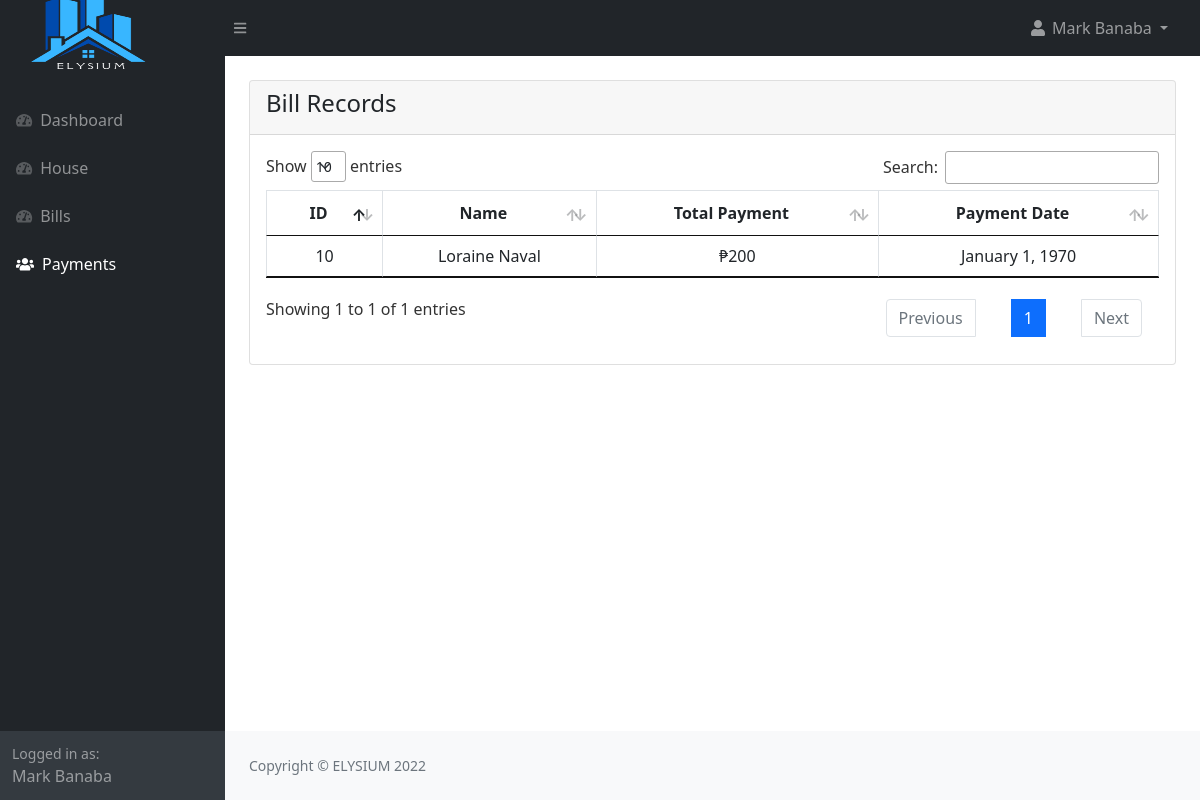
Page /tenant/payment.php (signed in) on the committed database.
### tables this page shows
CREATE TABLE `payments` (
  `payment_id` int(11) NOT NULL,
  `bill_id` int(20) NOT NULL,
  `payment_total` int(200) NOT NULL,
  `payment_desc` text NOT NULL,
  `payment_date` date NOT NULL,
  `payment_status` tinyint(1) NOT NULL,
  `created_at` timestamp NOT NULL DEFAULT current_timestamp()
);

### tenant/payment.php (the view)
<?php
include("authentication.php");
include("includes/header.php");
?>
<div class="container-fluid px-4">
    <div class="row mt-4">
        <div class="col-md-12">
            <div class="card">
                <div class="card-header">
                    <h4>Bill Records
                    </h4>
                </div>
                <div class="card-body">
                    <div class="table-responsive">
                        <table id="myDataTable" class="table table-bordered table-stripe">
                                <thead>
                                    <tr>
                                        <th class="text-center">ID</th>
                                        <th class="text-center">Name</th>
                                        <th class="text-center">Total Payment</th>
                                        <th class="text-center">Payment Date</th>
                                    </tr>
                                </thead>
                                <tbody>
                                    <?php
                                    if(isset($_SESSION['auth_user']))
                                    {
                                       $payment = "SELECT payments.*, concat(users.fname,' ',users.lname) AS name,
                                                    DATE_FORMAT(payments.payment_date, '%M %e, %Y') AS pay
                                                    FROM payments
                                                    INNER JOIN bills
                                                    INNER JOIN tenant
                                                    INNER JOIN users
                                                    ON payments.bill_id = bills.bill_id AND bills.tenant_id = tenant.tenant_id AND tenant.users_id = users.id
                                                    WHERE payment_status != '2' ";
                                        $payment_run = mysqli_query($con,$payment);
                                        if(mysqli_num_rows($payment_run) > 0 )
                                        {
                                            foreach($payment_run as $pay)
                                            {
                                                ?>
                                                <tr>
                                                    <td class="text-center"><?= $pay['payment_id'] ?></td>
                                                    <td class="text-center"><?= $pay['name'] ?></td>
                                                    <td class="text-center">₱<?=$pay['payment_total'] ?></td>
                                                    <td class="text-center"><?= $pay['pay'] ?></td>
                                                </tr>
                                                <?php
                                            }
                                        }
                                        else
                                        {
                                            ?>
                                            <tr>
                                                <td colspan="9"> No Record Found</td>
                                            </tr>
                                            <?php
                                        }
                                    }
                                    ?>
                                    </tbody>
                        </table>
                    </div>
                </div>
            </div>
        </div>
<?php
include("includes/footer.php");
include("includes/scripts.php");
?>

### rows in the picture
payments: payment_id "10", name "Loraine Naval", payment_total "200", pay "January 1, 1970"

### other values in the picture
$_SESSION['auth_user']['user_name'] "Mark Banaba"
